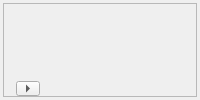
             <widget class="QWidget" name="recentMovie3" native="true">
              <layout class="QVBoxLayout" name="verticalLayout_4" stretch="5">
               <property name="spacing">
                <number>0</number>
               </property>
               <property name="leftMargin">
                <number>3</number>
               </property>
               <property name="topMargin">
                <number>3</number>
               </property>
               <property name="rightMargin">
                <number>3</number>
               </property>
               <property name="bottomMargin">
                <number>3</number>
               </property>
               <item>
                <widget class="QFrame" name="frame_recentmovie3">
                 <property name="styleSheet">
                  <string notr="true"/>
                 </property>
                 <property name="frameShape">
                  <enum>QFrame::StyledPanel</enum>
                 </property>
                 <property name="frameShadow">
                  <enum>QFrame::Raised</enum>
                 </property>
                 <layout class="QVBoxLayout" name="verticalLayout_19">
                  <property name="spacing">
                   <number>0</number>
                  </property>
                  <property name="leftMargin">
                   <number>0</number>
                  </property>
                  <property name="topMargin">
                   <number>0</number>
                  </property>
                  <property name="rightMargin">
                   <number>0</number>
                  </property>
                  <property name="bottomMargin">
                   <number>0</number>
                  </property>
                  <item>
                   <layout class="QHBoxLayout" name="horizontalLayout_18" stretch="2,3,3">
                    <property name="spacing">
                     <number>0</number>
                    </property>
                    <item>
                     <layout class="QVBoxLayout" name="verticalLayout_15" stretch="5,1">
                      <property name="spacing">
                       <number>2</number>
                      </property>
                      <item>
                       <layout class="QVBoxLayout" name="verticalLayout_18">
                        <item>
                         <widget class="QLabel" name="posterLabel_r3">
                          <property name="sizePolicy">
                           <sizepolicy hsizetype="Expanding" vsizetype="Expanding">
                            <horstretch>0</horstretch>
                            <verstretch>0</verstretch>
                           </sizepolicy>
                          </property>
                          <property name="text">
                           <string/>
                          </property>
                         </widget>
                        </item>
                       </layout>
                      </item>
                      <item>
                       <layout class="QVBoxLayout" name="verticalLayout_21">
                        <item alignment="Qt::AlignHCenter|Qt::AlignVCenter">
                         <widget class="QToolButton" name="detailButton_r3">
                          <property name="sizePolicy">
                           <sizepolicy hsizetype="Ignored" vsizetype="Ignored">
                            <horstretch>0</horstretch>
                            <verstretch>0</verstretch>
                           </sizepolicy>
                          </property>
                          <property name="text">
                           <string>...</string>
                          </property>
                          <property name="arrowType">
                           <enum>Qt::RightArrow</enum>
                          </property>
                         </widget>
                        </item>
                       </layout>
                      </item>
                     </layout>
                    </item>
                    <item>
                     <layout class="QVBoxLayout" name="verticalLayout_10">
                      <item>
                       <layout class="QHBoxLayout" name="horizontalLayout_38">
                        <item>
                         <widget class="QLabel" name="nameLabel_r3">
                          <property name="sizePolicy">
                           <sizepolicy hsizetype="Ignored" vsizetype="Preferred">
                            <horstretch>0</horstretch>
                            <verstretch>0</verstretch>
                           </sizepolicy>
                          </property>
                          <property name="text">
                           <string/>
                          </property>
                         </widget>
                        </item>
                       </layout>
                      </item>
                      <item>
                       <layout class="QHBoxLayout" name="horizontalLayout_39">
                        <item>
                         <widget class="QLabel" name="yearLabel_r3">
                          <property name="sizePolicy">
                           <sizepolicy hsizetype="Ignored" vsizetype="Preferred">
                            <horstretch>0</horstretch>
                            <verstretch>0</verstretch>
                           </sizepolicy>
                          </property>
                          <property name="text">
                           <string/>
                          </property>
                         </widget>
                        </item>
                       </layout>
                      </item>
                      <item>
                       <layout class="QHBoxLayout" name="horizontalLayout_40">
                        <item>
                         <widget class="QLabel" name="regionLabel_r3">
                          <property name="sizePolicy">
                           <sizepolicy hsizetype="Ignored" vsizetype="Preferred">
                            <horstretch>0</horstretch>
                            <verstretch>0</verstretch>
                           </sizepolicy>
                          </property>
                          <property name="text">
                           <string/>
                          </property>
                         </widget>
                        </item>
                       </layout>
                      </item>
                      <item>
                       <layout class="QHBoxLayout" name="horizontalLayout_41">
                        <item>
                         <widget class="QLabel" name="directorLabel_r3">
                          <property name="sizePolicy">
                           <sizepolicy hsizetype="Ignored" vsizetype="Preferred">
                            <horstretch>0</horstretch>
                            <verstretch>0</verstretch>
                           </sizepolicy>
                          </property>
                          <property name="text">
                           <string/>
                          </property>
                         </widget>
                        </item>
                       </layout>
                      </item>
                     </layout>
                    </item>
                    <item>
                     <layout class="QVBoxLayout" name="verticalLayout_11" stretch="0,0,0,0">
                      <property name="spacing">
                       <number>4</number>
                      </property>
                      <item>
                       <layout class="QHBoxLayout" name="horizontalLayout_42">
                        <item>
                         <widget class="QLabel" name="ypucLabel_r3">
                          <property name="sizePolicy">
                           <sizepolicy hsizetype="Ignored" vsizetype="Preferred">
                            <horstretch>0</horstretch>
                            <verstretch>0</verstretch>
                           </sizepolicy>
                          </property>
                          <property name="font">
                           <font>
                            <pointsize>9</pointsize>
                           </font>
                          </property>
                          <property name="text">
                           <string/>
                          </property>
                         </widget>
                        </item>
                       </layout>
                      </item>
                      <item>
                       <layout class="QHBoxLayout" name="horizontalLayout_43">
                        <item>
                         <layout class="QGridLayout" name="gridLayout_5">
                          <property name="horizontalSpacing">
                           <number>0</number>
                          </property>
                          <item row="0" column="0">
                           <widget class="QLabel" name="label_r3_y1">
                            <property name="sizePolicy">
                             <sizepolicy hsizetype="Ignored" vsizetype="Preferred">
                              <horstretch>0</horstretch>
                              <verstretch>0</verstretch>
                             </sizepolicy>
                            </property>
                            <property name="text">
                             <string/>
                            </property>
                           </widget>
                          </item>
                          <item row="0" column="1">
                           <widget class="QLabel" name="label_r3_y2">
                            <property name="sizePolicy">
                             <sizepolicy hsizetype="Ignored" vsizetype="Preferred">
                              <horstretch>0</horstretch>
                              <verstretch>0</verstretch>
                             </sizepolicy>
                            </property>
                            <property name="text">
                             <string/>
                            </property>
                           </widget>
                          </item>
                          <item row="0" column="2">
                           <widget class="QLabel" name="label_r3_y3">
                            <property name="sizePolicy">
                             <sizepolicy hsizetype="Ignored" vsizetype="Preferred">
                              <horstretch>0</horstretch>
                              <verstretch>0</verstretch>
                             </sizepolicy>
                            </property>
                            <property name="text">
                             <string/>
                            </property>
                           </widget>
                          </item>
                          <item row="0" column="3">
                           <widget class="QLabel" name="label_r3_y4">
                            <property name="sizePolicy">
                             <sizepolicy hsizetype="Ignored" vsizetype="Preferred">
                              <horstretch>0</horstretch>
                              <verstretch>0</verstretch>
                             </sizepolicy>
                            </property>
                            <property name="text">
                             <string/>
                            </property>
                           </widget>
                          </item>
                          <item row="0" column="4">
                           <widget class="QLabel" name="label_r3_y5">
                            <property name="sizePolicy">
                             <sizepolicy hsizetype="Ignored" vsizetype="Preferred">
                              <horstretch>0</horstretch>
                              <verstretch>0</verstretch>
                             </sizepolicy>
                            </property>
                            <property name="text">
                             <string/>
                            </property>
                           </widget>
                          </item>
                         </layout>
                        </item>
                       </layout>
                      </item>
                      <item>
                       <layout class="QHBoxLayout" name="horizontalLayout_44">
                        <item>
                         <widget class="QLabel" name="dbLabel_r3">
                          <property name="sizePolicy">
                           <sizepolicy hsizetype="Ignored" vsizetype="Preferred">
                            <horstretch>0</horstretch>
                            <verstretch>0</verstretch>
                           </sizepolicy>
                          </property>
                          <property name="font">
                           <font>
                            <pointsize>9</pointsize>
                           </font>
                          </property>
                          <property name="text">
                           <string/>
                          </property>
                         </widget>
                        </item>
                       </layout>
                      </item>
                      <item>
                       <layout class="QHBoxLayout" name="horizontalLayout_45">
                        <item>
                         <layout class="QGridLayout" name="gridLayout_7">
                          <property name="spacing">
                           <number>0</number>
                          </property>
                          <item row="0" column="0">
                           <widget class="QLabel" name="label_r3_d1">
                            <property name="sizePolicy">
                             <sizepolicy hsizetype="Ignored" vsizetype="Preferred">
                              <horstretch>0</horstretch>
                              <verstretch>0</verstretch>
                             </sizepolicy>
                            </property>
                            <property name="text">
                             <string/>
                            </property>
                           </widget>
                          </item>
                          <item row="0" column="1">
                           <widget class="QLabel" name="label_r3_d2">
                            <property name="sizePolicy">
                             <sizepolicy hsizetype="Ignored" vsizetype="Preferred">
                              <horstretch>0</horstretch>
                              <verstretch>0</verstretch>
                             </sizepolicy>
                            </property>
                            <property name="text">
                             <string/>
                            </property>
                           </widget>
                          </item>
                          <item row="0" column="2">
                           <widget class="QLabel" name="label_r3_d3">
                            <property name="sizePolicy">
                             <sizepolicy hsizetype="Ignored" vsizetype="Preferred">
                              <horstretch>0</horstretch>
                              <verstretch>0</verstretch>
                             </sizepolicy>
                            </property>
                            <property name="text">
                             <string/>
                            </property>
                           </widget>
                          </item>
                          <item row="0" column="3">
                           <widget class="QLabel" name="label_r3_d4">
                            <property name="sizePolicy">
                             <sizepolicy hsizetype="Ignored" vsizetype="Preferred">
                              <horstretch>0</horstretch>
                              <verstretch>0</verstretch>
                             </sizepolicy>
                            </property>
                            <property name="text">
                             <string/>
                            </property>
                           </widget>
                          </item>
                          <item row="0" column="4">
                           <widget class="QLabel" name="label_r3_d5">
                            <property name="sizePolicy">
                             <sizepolicy hsizetype="Ignored" vsizetype="Preferred">
                              <horstretch>0</horstretch>
                              <verstretch>0</verstretch>
                             </sizepolicy>
                            </property>
                            <property name="text">
                             <string/>
                            </property>
                           </widget>
                          </item>
                         </layout>
                        </item>
                       </layout>
                      </item>
                     </layout>
                    </item>
                   </layout>
                  </item>
                 </layout>
                </widget>
               </item>
              </layout>
             </widget>
